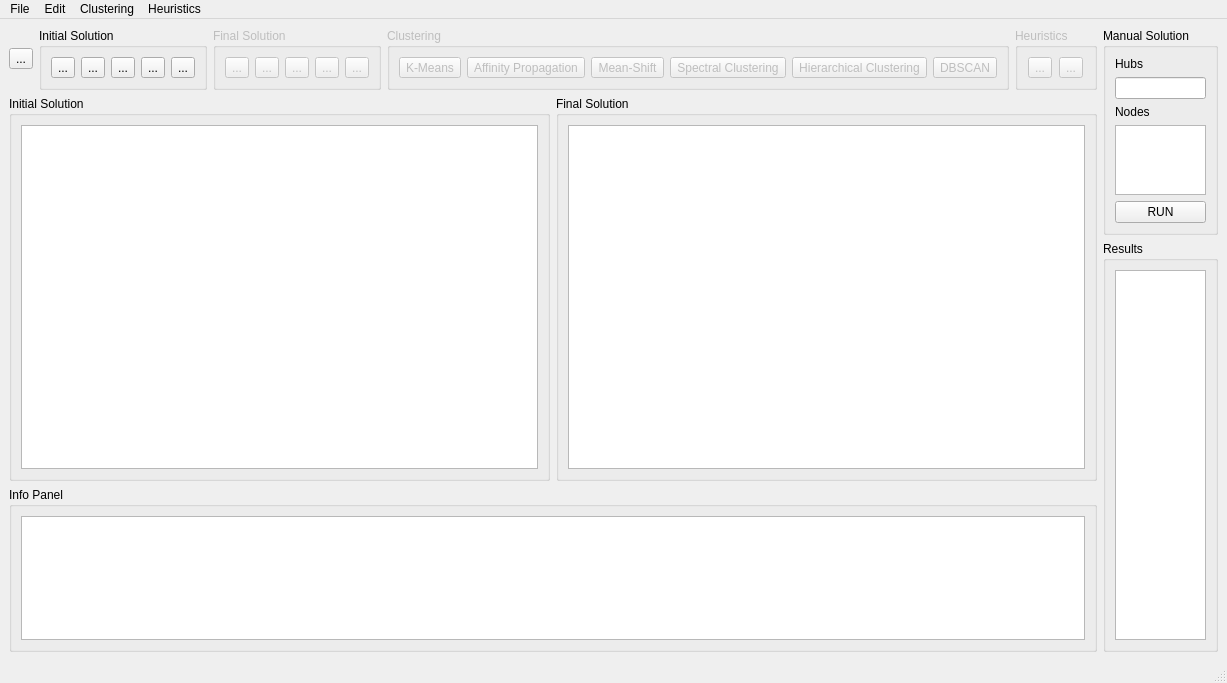
<?xml version="1.0" encoding="UTF-8"?>
<ui version="4.0">
 <class>MainWindow</class>
 <widget class="QMainWindow" name="MainWindow">
  <property name="geometry">
   <rect>
    <x>0</x>
    <y>0</y>
    <width>1167</width>
    <height>683</height>
   </rect>
  </property>
  <property name="windowTitle">
   <string>MainWindow</string>
  </property>
  <widget class="QWidget" name="centralwidget">
   <layout class="QGridLayout" name="gridLayout">
    <item row="0" column="0">
     <layout class="QHBoxLayout" name="mainLayout" stretch="3,1">
      <item>
       <layout class="QVBoxLayout" name="leftLayout" stretch="1,7,3">
        <item>
         <layout class="QHBoxLayout" name="operations_hLayout" stretch="1,5,5,6,2">
          <item>
           <widget class="QToolButton" name="fileButton_open">
            <property name="toolTip">
             <string>Open File</string>
            </property>
            <property name="text">
             <string>...</string>
            </property>
            <property name="icon">
             <iconset>
              <normalon>icons/folder-open.png</normalon>
             </iconset>
            </property>
           </widget>
          </item>
          <item>
           <widget class="QGroupBox" name="initialSolution_hLayout">
            <property name="enabled">
             <bool>true</bool>
            </property>
            <property name="title">
             <string>Initial Solution</string>
            </property>
            <layout class="QHBoxLayout" name="horizontalLayout">
             <item>
              <widget class="QToolButton" name="initialButton_saveInitialSolution">
               <property name="enabled">
                <bool>true</bool>
               </property>
               <property name="toolTip">
                <string>Save</string>
               </property>
               <property name="text">
                <string>...</string>
               </property>
               <property name="icon">
                <iconset>
                 <normaloff>icons/save-file.png</normaloff>icons/save-file.png</iconset>
               </property>
              </widget>
             </item>
             <item>
              <widget class="QToolButton" name="initialButton_exportAsInitialSolution">
               <property name="enabled">
                <bool>true</bool>
               </property>
               <property name="toolTip">
                <string>Save As</string>
               </property>
               <property name="text">
                <string>...</string>
               </property>
               <property name="icon">
                <iconset>
                 <normaloff>icons/save-as.png</normaloff>icons/save-as.png</iconset>
               </property>
              </widget>
             </item>
             <item>
              <widget class="QToolButton" name="initialButton_undo">
               <property name="enabled">
                <bool>true</bool>
               </property>
               <property name="toolTip">
                <string>Undo</string>
               </property>
               <property name="text">
                <string>...</string>
               </property>
               <property name="icon">
                <iconset>
                 <normalon>icons/back-arrow.png</normalon>
                </iconset>
               </property>
              </widget>
             </item>
             <item>
              <widget class="QToolButton" name="initialButton_redo">
               <property name="enabled">
                <bool>true</bool>
               </property>
               <property name="toolTip">
                <string>Redo</string>
               </property>
               <property name="text">
                <string>...</string>
               </property>
               <property name="icon">
                <iconset>
                 <normalon>icons/front-arrow.png</normalon>
                </iconset>
               </property>
              </widget>
             </item>
             <item>
              <widget class="QToolButton" name="initialButton_clearInitialSolution">
               <property name="enabled">
                <bool>true</bool>
               </property>
               <property name="toolTip">
                <string>Clear</string>
               </property>
               <property name="text">
                <string>...</string>
               </property>
               <property name="icon">
                <iconset>
                 <normaloff>icons/clean.png</normaloff>icons/clean.png</iconset>
               </property>
              </widget>
             </item>
            </layout>
           </widget>
          </item>
          <item>
           <widget class="QGroupBox" name="finalSolution_hLayout">
            <property name="enabled">
             <bool>false</bool>
            </property>
            <property name="title">
             <string>Final Solution</string>
            </property>
            <layout class="QHBoxLayout" name="horizontalLayout_2">
             <item>
              <widget class="QToolButton" name="finalButton_saveFinalSolution">
               <property name="enabled">
                <bool>false</bool>
               </property>
               <property name="toolTip">
                <string>Save</string>
               </property>
               <property name="text">
                <string>...</string>
               </property>
               <property name="icon">
                <iconset>
                 <normalon>icons/save-file.png</normalon>
                </iconset>
               </property>
              </widget>
             </item>
             <item>
              <widget class="QToolButton" name="finalButton_exportAsFinalSolution">
               <property name="enabled">
                <bool>false</bool>
               </property>
               <property name="toolTip">
                <string>Save As</string>
               </property>
               <property name="text">
                <string>...</string>
               </property>
               <property name="icon">
                <iconset>
                 <normalon>icons/save-as.png</normalon>
                </iconset>
               </property>
              </widget>
             </item>
             <item>
              <widget class="QToolButton" name="finalButton_undo">
               <property name="toolTip">
                <string>Undo</string>
               </property>
               <property name="text">
                <string>...</string>
               </property>
               <property name="icon">
                <iconset>
                 <normalon>icons/back-arrow.png</normalon>
                </iconset>
               </property>
              </widget>
             </item>
             <item>
              <widget class="QToolButton" name="finalButton_redo">
               <property name="toolTip">
                <string>Redo</string>
               </property>
               <property name="text">
                <string>...</string>
               </property>
               <property name="icon">
                <iconset>
                 <normalon>icons/front-arrow.png</normalon>
                </iconset>
               </property>
              </widget>
             </item>
             <item>
              <widget class="QToolButton" name="finalButton_clearFinalSolution">
               <property name="toolTip">
                <string>Clear</string>
               </property>
               <property name="text">
                <string>...</string>
               </property>
               <property name="icon">
                <iconset>
                 <normalon>icons/clean.png</normalon>
                </iconset>
               </property>
              </widget>
             </item>
            </layout>
           </widget>
          </item>
          <item>
           <widget class="QGroupBox" name="clustering_hLayout">
            <property name="enabled">
             <bool>false</bool>
            </property>
            <property name="title">
             <string>Clustering</string>
            </property>
            <layout class="QHBoxLayout" name="horizontalLayout_3">
             <item>
              <widget class="QToolButton" name="clusteringButton_KMeans">
               <property name="toolTip">
                <string>K-Means</string>
               </property>
               <property name="inputMethodHints">
                <set>Qt::ImhNone</set>
               </property>
               <property name="text">
                <string>K-Means</string>
               </property>
               <property name="icon">
                <iconset>
                 <normalon>icons/one.png</normalon>
                </iconset>
               </property>
              </widget>
             </item>
             <item>
              <widget class="QToolButton" name="clusteringButton_affinityPropagation">
               <property name="toolTip">
                <string>Affinity Propagation</string>
               </property>
               <property name="text">
                <string>Affinity Propagation</string>
               </property>
               <property name="icon">
                <iconset>
                 <normalon>icons/two.png</normalon>
                </iconset>
               </property>
              </widget>
             </item>
             <item>
              <widget class="QToolButton" name="clusteringButton_meanShift">
               <property name="toolTip">
                <string>Mean-Shift</string>
               </property>
               <property name="text">
                <string>Mean-Shift</string>
               </property>
               <property name="icon">
                <iconset>
                 <normalon>icons/three.png</normalon>
                </iconset>
               </property>
              </widget>
             </item>
             <item>
              <widget class="QToolButton" name="clusteringButton_spectralClustering">
               <property name="toolTip">
                <string>Spectral Clustering</string>
               </property>
               <property name="text">
                <string>Spectral Clustering</string>
               </property>
               <property name="icon">
                <iconset>
                 <normalon>icons/four.png</normalon>
                </iconset>
               </property>
              </widget>
             </item>
             <item>
              <widget class="QToolButton" name="clusteringButton_hierarchicalClustering">
               <property name="toolTip">
                <string>Hierarchical Clustering</string>
               </property>
               <property name="text">
                <string>Hierarchical Clustering</string>
               </property>
               <property name="icon">
                <iconset>
                 <normalon>icons/five.png</normalon>
                </iconset>
               </property>
              </widget>
             </item>
             <item>
              <widget class="QToolButton" name="clusteringButton_DBSCAN">
               <property name="toolTip">
                <string>DBSCAN</string>
               </property>
               <property name="text">
                <string>DBSCAN</string>
               </property>
               <property name="icon">
                <iconset>
                 <normaloff>icons/six.png</normaloff>icons/six.png</iconset>
               </property>
              </widget>
             </item>
            </layout>
           </widget>
          </item>
          <item>
           <widget class="QGroupBox" name="heuristics_hLayout">
            <property name="enabled">
             <bool>false</bool>
            </property>
            <property name="title">
             <string>Heuristics</string>
            </property>
            <layout class="QHBoxLayout" name="horizontalLayout_4">
             <item>
              <widget class="QToolButton" name="heuristicsButton_hillClimbing">
               <property name="toolTip">
                <string>Hill Climbing</string>
               </property>
               <property name="text">
                <string>...</string>
               </property>
               <property name="icon">
                <iconset>
                 <normalon>icons/white-one.png</normalon>
                </iconset>
               </property>
              </widget>
             </item>
             <item>
              <widget class="QToolButton" name="heuristicsButton_simulatedAnneling">
               <property name="toolTip">
                <string>Simulated Anneling</string>
               </property>
               <property name="text">
                <string>...</string>
               </property>
               <property name="icon">
                <iconset>
                 <normaloff>icons/white-two.png</normaloff>icons/white-two.png</iconset>
               </property>
              </widget>
             </item>
            </layout>
           </widget>
          </item>
         </layout>
        </item>
        <item>
         <layout class="QHBoxLayout" name="solutions_hLayout" stretch="1,1">
          <item>
           <widget class="QGroupBox" name="initialSolution_groupBox">
            <property name="title">
             <string>Initial Solution</string>
            </property>
            <layout class="QHBoxLayout" name="horizontalLayout_5">
             <item>
              <widget class="QGraphicsView" name="initialSolution_graphicsView"/>
             </item>
            </layout>
           </widget>
          </item>
          <item>
           <widget class="QGroupBox" name="finalSolution_groupBox">
            <property name="title">
             <string>Final Solution</string>
            </property>
            <layout class="QGridLayout" name="gridLayout_2">
             <item row="0" column="0">
              <widget class="QGraphicsView" name="finalSolution_graphicsView"/>
             </item>
            </layout>
           </widget>
          </item>
         </layout>
        </item>
        <item>
         <widget class="QGroupBox" name="infoPanel_groupBox">
          <property name="title">
           <string>Info Panel</string>
          </property>
          <layout class="QHBoxLayout" name="horizontalLayout_7">
           <item>
            <widget class="QTextEdit" name="infoPanel_textEdit">
             <property name="readOnly">
              <bool>true</bool>
             </property>
            </widget>
           </item>
          </layout>
         </widget>
        </item>
       </layout>
      </item>
      <item>
       <layout class="QVBoxLayout" name="manualSolution_vLayout" stretch="1,7">
        <item>
         <widget class="QGroupBox" name="hubs_nodes_vLayout">
          <property name="title">
           <string>Manual Solution</string>
          </property>
          <layout class="QVBoxLayout" name="verticalLayout" stretch="1,2,1,5,1">
           <item>
            <widget class="QLabel" name="manualSolution_hubsLabel">
             <property name="text">
              <string>Hubs</string>
             </property>
            </widget>
           </item>
           <item>
            <widget class="QLineEdit" name="lineEdit"/>
           </item>
           <item>
            <widget class="QLabel" name="manualSolution_nodesLabel">
             <property name="text">
              <string>Nodes</string>
             </property>
            </widget>
           </item>
           <item>
            <widget class="QTextEdit" name="textEdit"/>
           </item>
           <item>
            <widget class="QPushButton" name="manualSolution_runButton">
             <property name="text">
              <string>RUN</string>
             </property>
            </widget>
           </item>
          </layout>
         </widget>
        </item>
        <item>
         <widget class="QGroupBox" name="results_groupBox">
          <property name="title">
           <string>Results</string>
          </property>
          <layout class="QHBoxLayout" name="horizontalLayout_8">
           <item>
            <widget class="QTextBrowser" name="results_textBrowser"/>
           </item>
          </layout>
         </widget>
        </item>
       </layout>
      </item>
     </layout>
    </item>
   </layout>
  </widget>
  <widget class="QMenuBar" name="menubar">
   <property name="geometry">
    <rect>
     <x>0</x>
     <y>0</y>
     <width>1167</width>
     <height>26</height>
    </rect>
   </property>
   <widget class="QMenu" name="menuFile">
    <property name="title">
     <string>File</string>
    </property>
    <widget class="QMenu" name="menuExport_As">
     <property name="title">
      <string>Export As</string>
     </property>
     <addaction name="fileAction_exportAsInitialSolution"/>
     <addaction name="fileAction_exportAsFinalSolution"/>
    </widget>
    <addaction name="fileAction_openData"/>
    <addaction name="separator"/>
    <addaction name="fileAction_saveInitialSolution"/>
    <addaction name="fileAction_saveFinalSolution"/>
    <addaction name="separator"/>
    <addaction name="menuExport_As"/>
    <addaction name="separator"/>
    <addaction name="fileAction_Exit"/>
   </widget>
   <widget class="QMenu" name="menuEdit">
    <property name="title">
     <string>Edit</string>
    </property>
    <widget class="QMenu" name="menuClear">
     <property name="title">
      <string>Clear</string>
     </property>
     <addaction name="editAction_clearInitialSolution"/>
     <addaction name="editAction_clearFinalSolution"/>
    </widget>
    <widget class="QMenu" name="menuUndo">
     <property name="title">
      <string>Undo</string>
     </property>
     <addaction name="editAction_undoInitialSolution"/>
     <addaction name="editAction_undoFinalSolution"/>
    </widget>
    <widget class="QMenu" name="menuRedo">
     <property name="title">
      <string>Redo</string>
     </property>
     <addaction name="editAction_redoInitialSolution"/>
     <addaction name="editAction_redoFinalSolution"/>
    </widget>
    <addaction name="menuClear"/>
    <addaction name="separator"/>
    <addaction name="menuUndo"/>
    <addaction name="menuRedo"/>
   </widget>
   <widget class="QMenu" name="menuClustering">
    <property name="title">
     <string>Clustering</string>
    </property>
    <addaction name="clusteringAction_KMeans"/>
    <addaction name="clusteringAction_affinityPropagation"/>
    <addaction name="clusteringAction_meanShift"/>
    <addaction name="clusteringAction_spectralClustering"/>
    <addaction name="clusteringAction_hierarchicalClustering"/>
    <addaction name="clusteringAction_DBSCAN"/>
   </widget>
   <widget class="QMenu" name="menuHeuristics">
    <property name="title">
     <string>Heuristics</string>
    </property>
    <addaction name="heuristicsAction_hillClimbing"/>
    <addaction name="heuristicsAction_simulatedAnneling"/>
   </widget>
   <addaction name="menuFile"/>
   <addaction name="menuEdit"/>
   <addaction name="menuClustering"/>
   <addaction name="menuHeuristics"/>
  </widget>
  <widget class="QStatusBar" name="statusbar"/>
  <action name="fileAction_openData">
   <property name="icon">
    <iconset>
     <normalon>icons/folder-open.png</normalon>
    </iconset>
   </property>
   <property name="text">
    <string>Open Data</string>
   </property>
   <property name="shortcut">
    <string>Ctrl+O</string>
   </property>
  </action>
  <action name="fileAction_saveInitialSolution">
   <property name="enabled">
    <bool>false</bool>
   </property>
   <property name="icon">
    <iconset>
     <normaloff>icons/save-file.png</normaloff>icons/save-file.png</iconset>
   </property>
   <property name="text">
    <string>Save Initial Solution</string>
   </property>
   <property name="shortcut">
    <string>Ctrl+S</string>
   </property>
  </action>
  <action name="fileAction_saveFinalSolution">
   <property name="enabled">
    <bool>false</bool>
   </property>
   <property name="icon">
    <iconset>
     <normaloff>icons/save-file.png</normaloff>icons/save-file.png</iconset>
   </property>
   <property name="text">
    <string>Save Final Solution</string>
   </property>
  </action>
  <action name="fileAction_Exit">
   <property name="enabled">
    <bool>true</bool>
   </property>
   <property name="icon">
    <iconset>
     <normaloff>icons/exit.png</normaloff>icons/exit.png</iconset>
   </property>
   <property name="text">
    <string>Exit</string>
   </property>
   <property name="shortcut">
    <string>Shift+F4</string>
   </property>
  </action>
  <action name="fileAction_exportAsInitialSolution">
   <property name="enabled">
    <bool>false</bool>
   </property>
   <property name="icon">
    <iconset>
     <normaloff>icons/save-as.png</normaloff>icons/save-as.png</iconset>
   </property>
   <property name="text">
    <string>Initial Solution</string>
   </property>
  </action>
  <action name="fileAction_exportAsFinalSolution">
   <property name="enabled">
    <bool>false</bool>
   </property>
   <property name="icon">
    <iconset>
     <normaloff>icons/save-as.png</normaloff>icons/save-as.png</iconset>
   </property>
   <property name="text">
    <string>Final Solution</string>
   </property>
  </action>
  <action name="clusteringAction_KMeans">
   <property name="enabled">
    <bool>false</bool>
   </property>
   <property name="icon">
    <iconset>
     <normaloff>icons/one.png</normaloff>icons/one.png</iconset>
   </property>
   <property name="text">
    <string>K-Means</string>
   </property>
   <property name="shortcut">
    <string>Ctrl++</string>
   </property>
  </action>
  <action name="clusteringAction_affinityPropagation">
   <property name="enabled">
    <bool>false</bool>
   </property>
   <property name="icon">
    <iconset>
     <normaloff>icons/two.png</normaloff>icons/two.png</iconset>
   </property>
   <property name="text">
    <string>Affinity Propagation</string>
   </property>
   <property name="shortcut">
    <string>Ctrl+-</string>
   </property>
  </action>
  <action name="clusteringAction_meanShift">
   <property name="enabled">
    <bool>false</bool>
   </property>
   <property name="icon">
    <iconset>
     <normaloff>icons/three.png</normaloff>icons/three.png</iconset>
   </property>
   <property name="text">
    <string>Mean-Shift</string>
   </property>
  </action>
  <action name="clusteringAction_spectralClustering">
   <property name="enabled">
    <bool>false</bool>
   </property>
   <property name="icon">
    <iconset>
     <normaloff>icons/four.png</normaloff>icons/four.png</iconset>
   </property>
   <property name="text">
    <string>Spectral Clustering</string>
   </property>
  </action>
  <action name="clusteringAction_hierarchicalClustering">
   <property name="enabled">
    <bool>false</bool>
   </property>
   <property name="icon">
    <iconset>
     <normaloff>icons/five.png</normaloff>icons/five.png</iconset>
   </property>
   <property name="text">
    <string>Hierarchical Clustering</string>
   </property>
  </action>
  <action name="clusteringAction_DBSCAN">
   <property name="enabled">
    <bool>false</bool>
   </property>
   <property name="icon">
    <iconset>
     <normaloff>icons/six.png</normaloff>icons/six.png</iconset>
   </property>
   <property name="text">
    <string>DBSCAN</string>
   </property>
  </action>
  <action name="editAction_clearInitialSolution">
   <property name="enabled">
    <bool>false</bool>
   </property>
   <property name="icon">
    <iconset>
     <normaloff>icons/clean.png</normaloff>icons/clean.png</iconset>
   </property>
   <property name="text">
    <string>Initial Solution</string>
   </property>
   <property name="shortcut">
    <string>Ctrl+L</string>
   </property>
  </action>
  <action name="editAction_clearFinalSolution">
   <property name="enabled">
    <bool>false</bool>
   </property>
   <property name="icon">
    <iconset>
     <normaloff>icons/clean.png</normaloff>icons/clean.png</iconset>
   </property>
   <property name="text">
    <string>Final Solution</string>
   </property>
   <property name="shortcut">
    <string>Ctrl+Shift+L</string>
   </property>
  </action>
  <action name="heuristicsAction_hillClimbing">
   <property name="enabled">
    <bool>false</bool>
   </property>
   <property name="icon">
    <iconset>
     <normaloff>icons/white-one.png</normaloff>icons/white-one.png</iconset>
   </property>
   <property name="text">
    <string>Hill Climbing</string>
   </property>
   <property name="shortcut">
    <string>Ctrl+S</string>
   </property>
  </action>
  <action name="heuristicsAction_simulatedAnneling">
   <property name="enabled">
    <bool>false</bool>
   </property>
   <property name="icon">
    <iconset>
     <normaloff>icons/white-two.png</normaloff>icons/white-two.png</iconset>
   </property>
   <property name="text">
    <string>Simulated Anneling</string>
   </property>
   <property name="shortcut">
    <string>Ctrl+B</string>
   </property>
  </action>
  <action name="editAction_undoInitialSolution">
   <property name="text">
    <string>Initial Solution</string>
   </property>
  </action>
  <action name="editAction_undoFinalSolution">
   <property name="text">
    <string>Final Solution</string>
   </property>
  </action>
  <action name="editAction_redoInitialSolution">
   <property name="text">
    <string>Initial Solution</string>
   </property>
  </action>
  <action name="editAction_redoFinalSolution">
   <property name="text">
    <string>Final Solution</string>
   </property>
  </action>
 </widget>
 <resources/>
 <connections/>
</ui>
